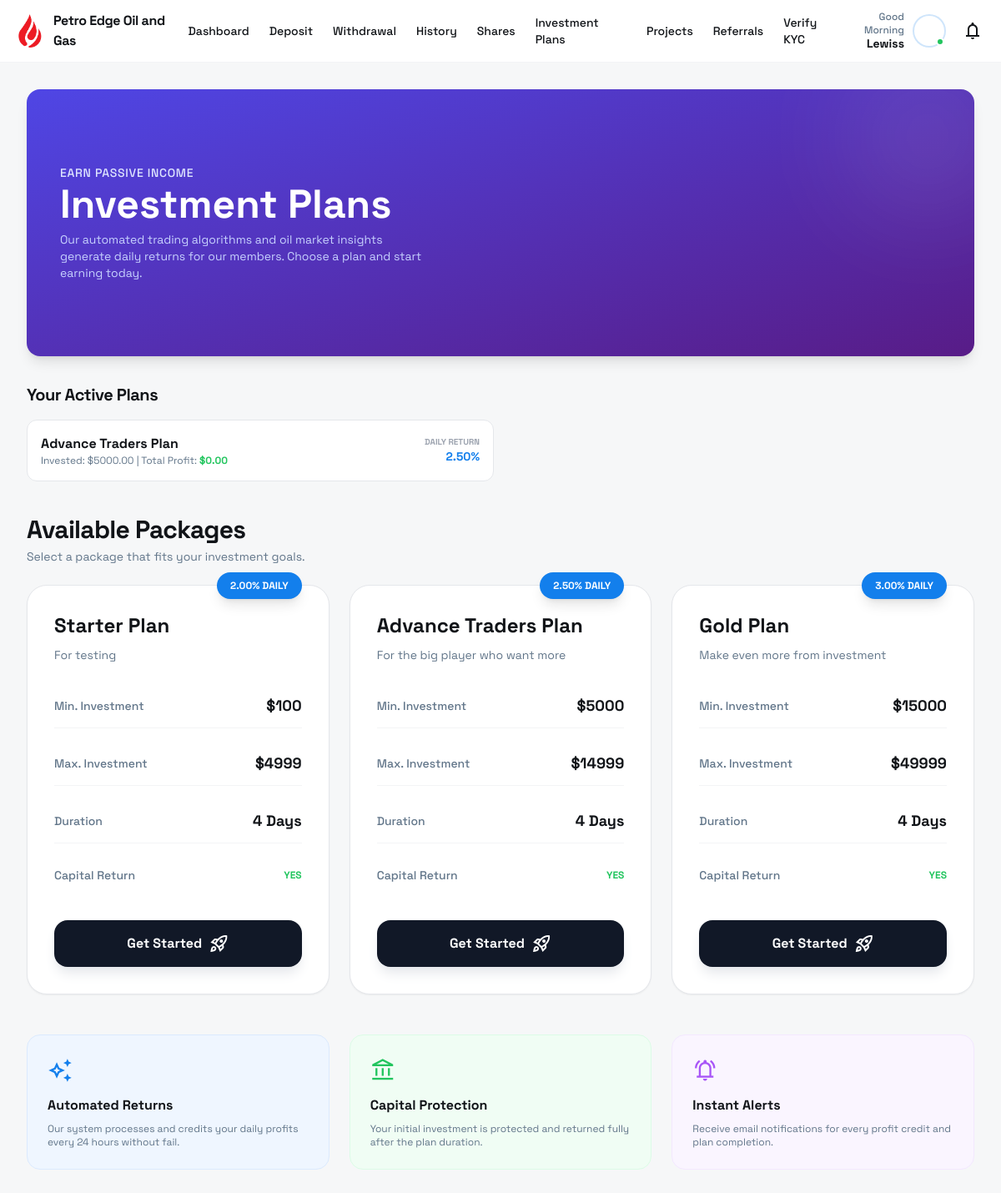
/investment-packages/ (signed in), run on the app's committed database.
### core_app/models.py (models this page shows, shortened)
class UserPlan(models.Model):
    user = models.ForeignKey(User, on_delete=models.CASCADE, related_name='user_plans')
    plan = models.ForeignKey(InvestmentPlan, on_delete=models.CASCADE)
    amount = models.DecimalField(max_digits=12, decimal_places=2)
    current_profit = models.DecimalField(max_digits=12, decimal_places=2, default=0.00)
    start_date = models.DateTimeField(auto_now_add=True)
    last_profit_at = models.DateTimeField(default=timezone.now)
    is_active = models.BooleanField(default=True)

class InvestmentPlan(models.Model):
    name = models.CharField(max_length=100)
    short_description = models.TextField()
    min_price = models.DecimalField(max_digits=12, decimal_places=2)
    max_price = models.DecimalField(max_digits=12, decimal_places=2)
    daily_profit_rate = models.DecimalField(max_digits=5, decimal_places=2, help_text="Daily percentage return (e.g. 1.50)")
    duration_days = models.IntegerField(help_text="Total duration of the plan in days")
    capital_return = models.BooleanField(default=True, help_text="Return original investment at the end")
    is_active = models.BooleanField(default=True)
    created_at = models.DateTimeField(auto_now_add=True)

### core_app/views.py (the view)
# urls.py: path('investment-packages/', views.investment_packages, name='investment_packages'),
@login_required
def investment_packages(request):
    account = request.user.account
    packages = InvestmentPlan.objects.filter(is_active=True)
    active_user_plans = UserPlan.objects.filter(user=request.user, is_active=True)
    payment_methods = PaymentMethod.objects.filter(is_active=True)
    return render(request, 'investment-packages.html', {
        'packages': packages,
        'active_user_plans': active_user_plans,
        'payment_methods': payment_methods,
        'account': account
    })

### core_app/templates/investment-packages.html (shortened to what this page needs)
{% extends 'base_dashboard.html' %}
{% block content %}
<main class="w-full max-w-7xl mx-auto md:p-6 lg:p-8">
    <div class="relative w-full h-[220px] md:h-[320px] bg-gradient-to-br from-indigo-600 to-purple-900 flex flex-col justify-center overflow-hidden md:rounded-2xl shadow-lg mb-8 p-6 md:p-10 text-white">
        <div class="relative z-10">
            <p class="text-indigo-100 text-sm font-medium mb-1 uppercase tracking-wider">Earn Passive Income</p>
            <h1 class="text-4xl md:text-5xl font-black mb-2">Investment Plans</h1>
            <p class="text-indigo-200 text-xs md:text-sm max-w-md">Our automated trading algorithms and oil market insights generate daily returns for our members. Choose a plan and start earning today.</p>
        </div>
        <div class="absolute top-0 right-0 -mt-10 -mr-10 w-48 h-48 bg-white/10 rounded-full blur-3xl"></div>
    </div>
    {% if active_user_plans %}
    <div class="px-4 md:px-0 mb-10">
        <h2 class="text-text-main-light dark:text-text-main-dark tracking-tight text-xl font-bold mb-4">Your Active Plans</h2>
        <div class="grid grid-cols-1 md:grid-cols-2 gap-4">
            {% for up in active_user_plans %}
            <div class="bg-surface-light dark:bg-surface-dark p-4 rounded-xl border border-gray-200 dark:border-gray-700 flex items-center justify-between">
                <div>
                    <h4 class="font-bold text-text-main-light dark:text-text-main-dark">{{ up.plan.name }}</h4>
                    <p class="text-xs text-text-sec-light dark:text-text-sec-dark">Invested: ${{ up.amount }} | Total Profit: <span class="text-green-500 font-bold">${{ up.current_profit|floatformat:2 }}</span></p>
                </div>
                <div class="text-right">
                    <p class="text-[10px] text-gray-400 uppercase font-bold">Daily Return</p>
                    <p class="text-sm font-black text-primary">{{ up.plan.daily_profit_rate }}%</p>
                </div>
            </div>
            {% endfor %}
        </div>
    </div>
    {% endif %}
    <div class="px-4 md:px-0 mb-6 flex justify-between items-end">
        <div>
            <h2 class="text-text-main-light dark:text-text-main-dark tracking-tight text-3xl font-bold">Available Packages</h2>
            <p class="text-text-sec-light dark:text-text-sec-dark text-sm mt-1">Select a package that fits your investment goals.</p>
        </div>
    </div>
    <div class="grid grid-cols-1 md:grid-cols-2 lg:grid-cols-3 gap-6 px-4 md:px-0 mb-12">
        {% for package in packages %}
        <div class="relative group bg-surface-light dark:bg-surface-dark border border-gray-200 dark:border-gray-700 rounded-3xl p-8 shadow-sm hover:shadow-xl hover:border-primary/50 transition-all duration-300 flex flex-col">
            <div class="absolute -top-4 right-8 bg-primary text-white text-xs font-black px-4 py-2 rounded-full shadow-lg">
                {{ package.daily_profit_rate }}% DAILY
            </div>
            <div class="mb-6">
                <h3 class="text-2xl font-black text-text-main-light dark:text-text-main-dark mb-2">{{ package.name }}</h3>
                <p class="text-sm text-text-sec-light dark:text-text-sec-dark leading-relaxed">{{ package.short_description }}</p>
            </div>
            <div class="space-y-4 mb-8">
                <div class="flex justify-between items-center py-3 border-b border-gray-100 dark:border-gray-800">
                    <span class="text-sm text-text-sec-light font-medium">Min. Investment</span>
                    <span class="text-lg font-bold text-text-main-light dark:text-text-main-dark">${{ package.min_price|floatformat:0 }}</span>
                </div>
                <div class="flex justify-between items-center py-3 border-b border-gray-100 dark:border-gray-800">
                    <span class="text-sm text-text-sec-light font-medium">Max. Investment</span>
                    <span class="text-lg font-bold text-text-main-light dark:text-text-main-dark">${{ package.max_price|floatformat:0 }}</span>
                </div>
                <div class="flex justify-between items-center py-3 border-b border-gray-100 dark:border-gray-800">
                    <span class="text-sm text-text-sec-light font-medium">Duration</span>
                    <span class="text-lg font-bold text-text-main-light dark:text-text-main-dark">{{ package.duration_days }} Days</span>
                </div>
                <div class="flex justify-between items-center py-3">
                    <span class="text-sm text-text-sec-light font-medium">Capital Return</span>
                    <span class="text-xs font-black text-green-500 uppercase">{% if package.capital_return %}Yes{% else %}No{% endif %}</span>
                </div>
            </div>
            <button onclick="openInvestModal('{{ package.id }}', '{{ package.name }}', '{{ package.min_price }}', '{{ package.max_price }}')" class="mt-auto w-full py-4 bg-gray-900 dark:bg-primary text-white font-black rounded-2xl group-hover:bg-primary transition-colors shadow-lg shadow-gray-200 dark:shadow-none flex items-center justify-center gap-2">
                Get Started <span class="material-symbols-outlined">rocket_launch</span>
            </button>
        </div>
        {% empty %}
        <div class="col-span-full py-20 text-center">
            <span class="material-symbols-outlined text-6xl text-gray-200 mb-4">inventory_2</span>
            <p class="text-text-sec-light dark:text-text-sec-dark font-bold">No investment packages currently active.</p>
        </div>
        {% endfor %}
    </div>
    <div class="grid grid-cols-1 md:grid-cols-3 gap-6 px-4 md:px-0 mb-12">
        <div class="p-6 bg-blue-50 dark:bg-blue-900/10 rounded-2xl border border-blue-100 dark:border-blue-800">
            <span class="material-symbols-outlined text-3xl text-primary mb-3">auto_awesome</span>
            <h4 class="font-bold text-text-main-light dark:text-text-main-dark mb-2">Automated Returns</h4>
            <p class="text-xs text-text-sec-light dark:text-text-sec-dark">Our system processes and credits your daily profits every 24 hours without fail.</p>
        </div>
        <div class="p-6 bg-green-50 dark:bg-green-900/10 rounded-2xl border border-green-100 dark:border-green-800">
            <span class="material-symbols-outlined text-3xl text-green-500 mb-3">account_balance</span>
            <h4 class="font-bold text-text-main-light dark:text-text-main-dark mb-2">Capital Protection</h4>
            <p class="text-xs text-text-sec-light dark:text-text-sec-dark">Your initial investment is protected and returned fully after the plan duration.</p>
        </div>
        <div class="p-6 bg-purple-50 dark:bg-purple-900/10 rounded-2xl border border-purple-100 dark:border-purple-800">
            <span class="material-symbols-outlined text-3xl text-purple-500 mb-3">notifications_active</span>
            <h4 class="font-bold text-text-main-light dark:text-text-main-dark mb-2">Instant Alerts</h4>
            <p class="text-xs text-text-sec-light dark:text-text-sec-dark">Receive email notifications for every profit credit and plan completion.</p>
        </div>
    </div>
</main>
{% endblock %}

### core_app/templates/base_dashboard.html (shortened to what this page needs)
{% load static %}
<!DOCTYPE html>
<html class="light" lang="en">
<head>
    <script src="https://cdn.tailwindcss.com?plugins=forms,container-queries"></script>
    <link rel="stylesheet" href="{% static 'css/style.css' %}">
</head>
<body class="bg-background-light dark:bg-background-dark font-display text-text-main-light dark:text-text-main-dark transition-colors duration-200 antialiased overflow-x-hidden pb-24 md:pb-0">
    <header class="sticky top-0 z-50 bg-surface-light/95 dark:bg-surface-dark/95 backdrop-blur-sm border-b border-gray-100 dark:border-gray-800 px-4 py-3 flex justify-between items-center transition-colors">
        <div class="flex items-center gap-2">
           <img src="{% static 'images/logo.png' %}" alt="Petro Edge Logo" class="h-10 w-auto">
            <h1 class="font-bold tracking-tight">Petro Edge Oil and Gas</h1>
        </div>
        <nav class="hidden md:flex items-center gap-6">
            <a href="{% url 'dashboard' %}" class="text-sm font-medium hover:text-primary transition-colors">Dashboard</a>
            <a href="{% url 'deposit' %}" class="text-sm font-medium hover:text-primary transition-colors">Deposit</a>
            <a href="{% url 'withdrawal' %}" class="text-sm font-medium hover:text-primary transition-colors">Withdrawal</a>
            <a href="{% url 'transaction_history' %}" class="text-sm font-medium hover:text-primary transition-colors">History</a>
            <a href="{% url 'shares' %}" class="text-sm font-medium hover:text-primary transition-colors">Shares</a>
            <a href="{% url 'investment_packages' %}" class="text-sm font-medium hover:text-primary transition-colors">Investment Plans</a>
            <a href="{% url 'investment_plan' %}" class="text-sm font-medium hover:text-primary transition-colors">Projects</a>
            <a href="{% url 'referral_dashboard' %}" class="text-sm font-medium hover:text-primary transition-colors">Referrals</a>
            <a href="{% url 'kyc_verification' %}" class="text-sm font-medium hover:text-primary transition-colors">Verify KYC</a>
        </nav>
        <div class="flex items-center gap-4">
             <div class="hidden md:flex items-center gap-3">
                <div class="text-right hidden lg:block">
                    <p class="text-xs text-text-sec-light dark:text-text-sec-dark font-medium">Good Morning</p>
                    <h2 class="text-sm font-bold leading-tight">{{ user.first_name|default:user.username }}</h2>
                </div>
                <div class="relative cursor-pointer">
                    <div class="bg-center bg-no-repeat bg-cover rounded-full size-9 ring-2 ring-primary/20" style='background-image: url("https://lh3.googleusercontent.com/aida-public/AB6AXuDFEJRz1-RbqrQOkNw_fU6BWcuFrfkTcd-k5VjFJUsQ3jD5WST0v7kCPYhjOLfaD0H-5yXofIqzSLy1XduY8JPD5nd1dvvpcGfUr7-6aBtcANcsLWlKclKEd1SqA0EkQ155cpXeu2uwysGMl6l8XG-QFuMnlY3SrzHqsoIHv54iUiaZKn8WBbL9G_WGQungSfeewbF4VT-qPS9ICyrRbuO1qJ1K-VOQJc3lLvNfzlR4-LAlJo19WY8S9lM2CcPCK5WBChukceQY9FUk");'></div>
                    <div class="absolute bottom-0 right-0 size-2.5 bg-green-500 rounded-full border-2 border-white dark:border-background-dark"></div>
                </div>
            </div>
            <div class="relative" id="notification-container">
                <button id="notification-btn" class="relative flex size-9 items-center justify-center rounded-full hover:bg-gray-100 dark:hover:bg-gray-700 transition-colors">
                    <span class="material-symbols-outlined text-text-main-light dark:text-text-main-dark">notifications</span>
                </button>
            </div>
        </div>
    </header>
    {% block content %}{% endblock %}
</body>
</html>

### core_app/static/css/style.css (style rules this page uses)
html { scroll-behavior: smooth; }

### data on the page
UserPlan: plan.name "Advance Traders Plan", amount "5000.00", current_profit "0.00", plan.daily_profit_rate "2.50"
InvestmentPlan: daily_profit_rate "2.00", name "Starter Plan", short_description "For testing", min_price "100", max_price "4999", duration_days "4", capital_return "YES"
InvestmentPlan: daily_profit_rate "2.50", name "Advance Traders Plan", short_description "For the big player who want more", min_price "5000", max_price "14999", duration_days "4", capital_return "YES"
InvestmentPlan: daily_profit_rate "3.00", name "Gold Plan", short_description "Make even more from investment", min_price "15000", max_price "49999", duration_days "4", capital_return "YES"

### other printed values
{{ user.first_name|default:user.username }} "Lewiss"
